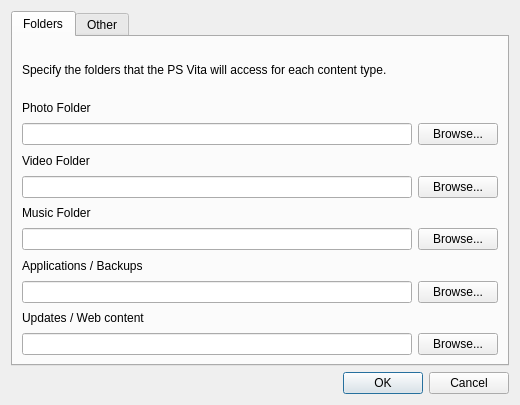
<?xml version="1.0" encoding="UTF-8"?>
<ui version="4.0">
 <class>ConfigWidget</class>
 <widget class="QWidget" name="ConfigWidget">
  <property name="geometry">
   <rect>
    <x>0</x>
    <y>0</y>
    <width>520</width>
    <height>405</height>
   </rect>
  </property>
  <property name="windowTitle">
   <string>QCMA Settings</string>
  </property>
  <layout class="QGridLayout" name="gridLayout">
   <item row="0" column="0">
    <layout class="QVBoxLayout" name="verticalLayout">
     <item>
      <widget class="QTabWidget" name="tabWidget">
       <property name="currentIndex">
        <number>0</number>
       </property>
       <widget class="QWidget" name="tab">
        <attribute name="title">
         <string>Folders</string>
        </attribute>
        <layout class="QGridLayout" name="gridLayout_2">
         <item row="1" column="0">
          <layout class="QVBoxLayout" name="verticalLayout_2">
           <item>
            <widget class="QLabel" name="label">
             <property name="text">
              <string>Specify the folders that the PS Vita will access for each content type.</string>
             </property>
             <property name="wordWrap">
              <bool>true</bool>
             </property>
            </widget>
           </item>
           <item>
            <layout class="QVBoxLayout" name="verticalLayout_3">
             <item>
              <widget class="QLabel" name="label_2">
               <property name="whatsThis">
                <string>This is the location your Screenshots and Pictures are Saved to/Imported from.</string>
               </property>
               <property name="text">
                <string>Photo Folder</string>
               </property>
              </widget>
             </item>
             <item>
              <layout class="QHBoxLayout" name="horizontalLayout_7">
               <item>
                <widget class="QLineEdit" name="photoPath">
                 <property name="toolTip">
                  <string>This is the location your Screenshots and Pictures are Saved to/Imported from.</string>
                 </property>
                 <property name="readOnly">
                  <bool>true</bool>
                 </property>
                </widget>
               </item>
               <item>
                <widget class="QPushButton" name="photoBtn">
                 <property name="text">
                  <string>Browse...</string>
                 </property>
                </widget>
               </item>
              </layout>
             </item>
            </layout>
           </item>
           <item>
            <layout class="QVBoxLayout" name="verticalLayout_4">
             <item>
              <widget class="QLabel" name="label_3">
               <property name="whatsThis">
                <string>This is the location your Videos are Saved to/Imported from.</string>
               </property>
               <property name="text">
                <string>Video Folder</string>
               </property>
              </widget>
             </item>
             <item>
              <layout class="QHBoxLayout" name="horizontalLayout_8">
               <item>
                <widget class="QLineEdit" name="videoPath">
                 <property name="toolTip">
                  <string>This is the location your Videos are Saved to/Imported from.</string>
                 </property>
                 <property name="readOnly">
                  <bool>true</bool>
                 </property>
                </widget>
               </item>
               <item>
                <widget class="QPushButton" name="videoBtn">
                 <property name="text">
                  <string>Browse...</string>
                 </property>
                </widget>
               </item>
              </layout>
             </item>
            </layout>
           </item>
           <item>
            <layout class="QVBoxLayout" name="verticalLayout_5">
             <item>
              <widget class="QLabel" name="label_4">
               <property name="whatsThis">
                <string>This is the location your Music is Saved to/Imported from.</string>
               </property>
               <property name="text">
                <string>Music Folder</string>
               </property>
              </widget>
             </item>
             <item>
              <layout class="QHBoxLayout" name="horizontalLayout_9">
               <item>
                <widget class="QLineEdit" name="musicPath">
                 <property name="toolTip">
                  <string>This is the location your Music is Saved to/Imported from.</string>
                 </property>
                 <property name="readOnly">
                  <bool>true</bool>
                 </property>
                </widget>
               </item>
               <item>
                <widget class="QPushButton" name="musicBtn">
                 <property name="text">
                  <string>Browse...</string>
                 </property>
                </widget>
               </item>
              </layout>
             </item>
            </layout>
           </item>
           <item>
            <layout class="QVBoxLayout" name="verticalLayout_7">
             <item>
              <widget class="QLabel" name="label_6">
               <property name="whatsThis">
                <string>This is the location your Games, Apps, Savegames, and System Backups are Saved to/Imported from.</string>
               </property>
               <property name="text">
                <string>Applications / Backups</string>
               </property>
              </widget>
             </item>
             <item>
              <layout class="QHBoxLayout" name="horizontalLayout_2">
               <item>
                <widget class="QLineEdit" name="appPath">
                 <property name="toolTip">
                  <string>This is the location your Games, Apps, Savegames, and System Backups are Saved to/Imported from.</string>
                 </property>
                 <property name="readOnly">
                  <bool>true</bool>
                 </property>
                </widget>
               </item>
               <item>
                <widget class="QPushButton" name="appBtn">
                 <property name="text">
                  <string>Browse...</string>
                 </property>
                </widget>
               </item>
              </layout>
             </item>
            </layout>
           </item>
           <item>
            <layout class="QVBoxLayout" name="verticalLayout_6">
             <item>
              <widget class="QLabel" name="label_5">
               <property name="whatsThis">
                <string>This is the location your Software Updates and Browser Data is Saved to/Imported from.</string>
               </property>
               <property name="text">
                <string>Updates / Web content</string>
               </property>
              </widget>
             </item>
             <item>
              <layout class="QHBoxLayout" name="horizontalLayout_10">
               <item>
                <widget class="QLineEdit" name="urlPath">
                 <property name="toolTip">
                  <string>This is the location your PS Vita system will read all the content that it tries to download.</string>
                 </property>
                 <property name="readOnly">
                  <bool>true</bool>
                 </property>
                </widget>
               </item>
               <item>
                <widget class="QPushButton" name="urlBtn">
                 <property name="text">
                  <string>Browse...</string>
                 </property>
                </widget>
               </item>
              </layout>
             </item>
            </layout>
           </item>
          </layout>
         </item>
        </layout>
       </widget>
       <widget class="QWidget" name="tab_2">
        <attribute name="title">
         <string>Other</string>
        </attribute>
        <layout class="QGridLayout" name="gridLayout_3">
         <item row="2" column="0">
          <layout class="QVBoxLayout" name="verticalLayout_8">
           <item>
            <widget class="QLabel" name="label_7">
             <property name="text">
              <string>&lt;html&gt;&lt;head/&gt;&lt;body&gt;&lt;p align=&quot;center&quot;&gt;&lt;span style=&quot; font-size:14pt; font-weight:600;&quot;&gt;Advanced settings&lt;/span&gt;&lt;/p&gt;&lt;/body&gt;&lt;/html&gt;</string>
             </property>
            </widget>
           </item>
           <item>
            <widget class="QCheckBox" name="offlineCheck">
             <property name="text">
              <string>Offline Mode</string>
             </property>
             <property name="checked">
              <bool>true</bool>
             </property>
            </widget>
           </item>
           <item>
            <widget class="QCheckBox" name="checkBox_2">
             <property name="enabled">
              <bool>false</bool>
             </property>
             <property name="text">
              <string>Skip metadata extraction</string>
             </property>
            </widget>
           </item>
           <item>
            <widget class="QCheckBox" name="checkBox_3">
             <property name="enabled">
              <bool>false</bool>
             </property>
             <property name="text">
              <string>Update database automatically when files on the PC are changed</string>
             </property>
            </widget>
           </item>
           <item>
            <widget class="QCheckBox" name="checkBox_4">
             <property name="enabled">
              <bool>false</bool>
             </property>
             <property name="text">
              <string>Disable USB monitoring</string>
             </property>
            </widget>
           </item>
           <item>
            <widget class="QCheckBox" name="checkBox_5">
             <property name="enabled">
              <bool>false</bool>
             </property>
             <property name="text">
              <string>Disable Wi-Fi monitoring</string>
             </property>
            </widget>
           </item>
           <item>
            <layout class="QFormLayout" name="formLayout">
             <item row="0" column="0">
              <widget class="QLabel" name="label_8">
               <property name="text">
                <string>Database backend</string>
               </property>
              </widget>
             </item>
             <item row="0" column="1">
              <widget class="QComboBox" name="comboBox">
               <property name="enabled">
                <bool>false</bool>
               </property>
               <item>
                <property name="text">
                 <string>In Memory</string>
                </property>
               </item>
              </widget>
             </item>
            </layout>
           </item>
           <item>
            <spacer name="verticalSpacer">
             <property name="orientation">
              <enum>Qt::Vertical</enum>
             </property>
             <property name="sizeHint" stdset="0">
              <size>
               <width>20</width>
               <height>40</height>
              </size>
             </property>
            </spacer>
           </item>
          </layout>
         </item>
        </layout>
       </widget>
      </widget>
     </item>
     <item>
      <widget class="QDialogButtonBox" name="buttonBox">
       <property name="standardButtons">
        <set>QDialogButtonBox::Cancel|QDialogButtonBox::Ok</set>
       </property>
      </widget>
     </item>
    </layout>
   </item>
  </layout>
 </widget>
 <resources/>
 <connections/>
</ui>
